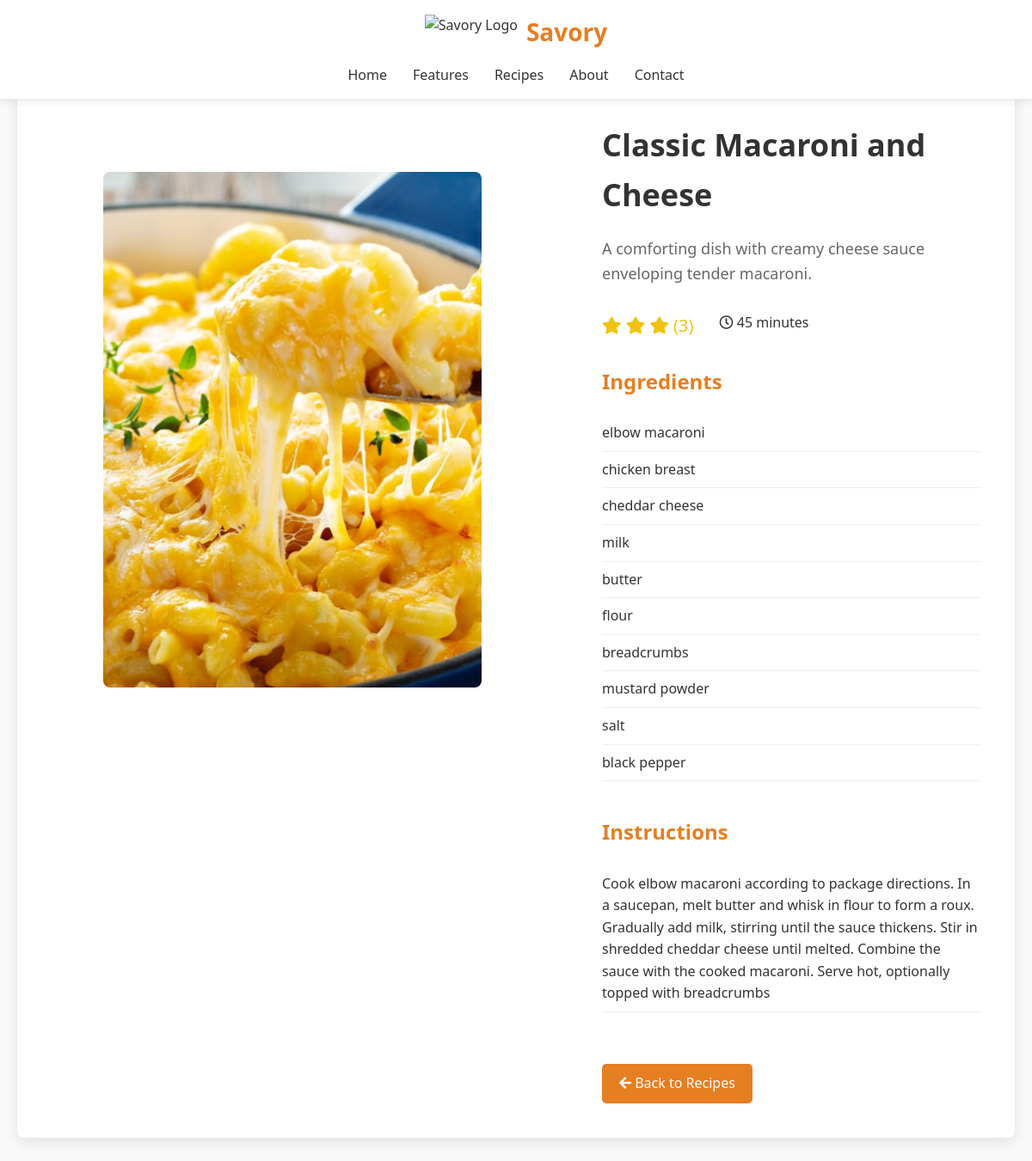
The app's page /recipeviewpage/4 with its own data.
### recipes/models.py (models this page shows, shortened)
class recipes(models.Model):
  recipes_name = models.CharField(max_length=200,null=False)
  recipes_dec = models.CharField(max_length=500,null=False)
  recipes_rating = models.IntegerField(default=0)
  recipes_image = models.ImageField(upload_to="RecipesIMG")
  recipes_inst = models.CharField(max_length=500,null=True)
  recipes_cooktime = models.IntegerField(default=0)
  recipes_ingri = models.CharField(max_length=500,null=True)

### recipes/views.py (the view)
# urls.py: path('recipeviewpage/<id>',recipeviewpage),
def recipeviewpage(request,id):
  recipe_data = recipes.objects.get(id=id)
  ingredients = recipe_data.recipes_ingri
  ingredients = ingredients.split(",")
  return render(request,"recipeviewpage.html",context={"recipe":recipe_data,"ingredients":ingredients})

### recipes/templates/recipeviewpage.html (shortened to what this page needs)
<!DOCTYPE html>
<html lang="en">
<head>
    <link rel="stylesheet" href="https://cdnjs.cloudflare.com/ajax/libs/font-awesome/5.15.3/css/all.min.css">
</head>
<body>
    <header>
        <div class="container">
            <div class="header-content">
                <div class="logo-container">
                    <img src="https://img.icons8.com/color/48/000000/meal.png" alt="Savory Logo" class="logo-img">
                    <div class="logo-text">Savory</div>
                </div>
                <div class="nav-container">
                    <ul class="nav-links">
                        <li><a href="/indexpage/">Home</a></li>
                        <li><a href="/featurespage/">Features</a></li>
                        <li><a href="/recipe2page/">Recipes</a></li>
                        <li><a href="/aboutpage/">About</a></li>
                        <li><a href="/contactpage/">Contact</a></li>
                    </ul>
                </div>
            </div>
        </div>
    </header>
    <div class="container">
        <div class="recipe-detail">
            <div class="recipe-image-column">
                <img src="/media/{{recipe.recipes_image}}"
                     alt="Fluffy Blueberry Pancakes"
                     class="recipe-hero-img">
            </div>
            <div class="recipe-content-column">
                <h1 class="recipe-title">{{recipe.recipes_name}}</h1>
                <p class="recipe-description">{{recipe.recipes_dec}}</p>
                <div class="recipe-meta">
                    <div class="rating">
                        {% for i in "12345" %}
                        {% if forloop.counter <= recipe.recipes_rating %}
                        <i class="fas fa-star"></i>
                        {% endif %}
                        {% endfor %}
                        <span> ({{recipe.recipes_rating}})</span>
                    </div>
                    <div class="prep-time">
                        <i class="far fa-clock"></i> {{recipe.recipes_cooktime}} minutes
                    </div>
                </div>
                <div class="recipe-ingredients">
                    <h2 class="section-title">Ingredients</h2>
                    <ul class="ingredients-list">
                        {% for ingredient in ingredients %}
                        <li>{{ingredient}}</li>
                        {% endfor %}
                    </ul>
                </div>
                <div class="recipe-instructions">
                    <h2 class="section-title">Instructions</h2>
                    <ol class="instructions-list">
                        <li> {{recipe.recipes_inst}} </li>
                    </ol>
                </div>
                <a href="/recipe2page/" class="btn back-btn"><i class="fas fa-arrow-left"></i> Back to Recipes</a>
            </div>
        </div>
    </div>
</body>
</html>

### recipes/templates/recipeviewpage.html (style rules this page uses)
* { margin: 0; padding: 0; box-sizing: border-box; font-family: 'Segoe UI', Tahoma, Geneva, Verdana, sans-serif; }
body { line-height: 1.6; color: #333; background-color: #f9f9f9; margin-top: 100px; }
.container { max-width: 1200px; margin: 0 auto; padding: 0 20px; }
header { background-color: #fff; box-shadow: 0 2px 10px rgba(0, 0, 0, 0.1); position: fixed; width: 100%; z-index: 100; padding: 15px 0; top: 0; }
.header-content { display: flex; flex-direction: column; align-items: center; }
.logo-container { display: flex; align-items: center; gap: 10px; margin-bottom: 15px; }
.logo-img { height: 40px; width: auto; }
.logo-text { font-size: 28px; font-weight: 700; color: #e67e22; }
.nav-container { width: 100%; }
.nav-links { display: flex; list-style: none; justify-content: center; gap: 30px; }
.nav-links a { text-decoration: none; color: #333; font-weight: 500; transition: color 0.3s; font-size: 16px; }
.btn { display: inline-block; background-color: #e67e22; color: #fff; padding: 10px 20px; border-radius: 5px; text-decoration: none; font-weight: 500; transition: background-color 0.3s; cursor: pointer; border: none; }
.recipe-detail { display: flex; background-color: #fff; border-radius: 8px; box-shadow: 0 5px 15px rgba(0, 0, 0, 0.1); overflow: hidden; margin: 40px 0; }
.recipe-image-column { flex: 1; padding: 20px; display: flex; margin: 80px; align-items: unset; justify-content: center; }
.recipe-content-column { flex: 1; padding: 40px; }
.recipe-hero-img { width: 100%; max-height: 600px; object-fit: cover; border-radius: 8px; }
.recipe-title { font-size: 36px; margin-bottom: 20px; color: #333; }
.recipe-description { font-size: 18px; color: #666; margin-bottom: 30px; }
.recipe-meta { display: flex; gap: 30px; margin-bottom: 30px; flex-wrap: wrap; }
.rating { color: #f1c40f; font-size: 20px; }
.recipe-ingredients, .recipe-instructions { margin-bottom: 40px; }
.section-title { font-size: 24px; margin-bottom: 20px; color: #e67e22; }
.ingredients-list, .instructions-list { list-style-type: none; }
.ingredients-list li, .instructions-list li { padding: 8px 0; border-bottom: 1px solid #eee; }
.back-btn { display: inline-block; margin-top: 20px; }

### records on screen
recipes: recipes_image (picture), recipes_name "Classic Macaroni and Cheese", recipes_dec "A comforting dish with creamy cheese sauce enveloping tender macaroni.", recipes_rating "3", recipes_cooktime "45", recipes_inst "Cook elbow macaroni according to package directions. In a saucepan, melt butter and whisk in flour to form a roux. Gradually add milk, stirring until the sauce thickens. Stir in shredded cheddar cheese until melted. Combine the sauce with the cooked macaroni. Serve hot, optionally topped with breadcrumbs"

### other values on screen
{{ ingredient }} "elbow macaroni" "chicken breast" "cheddar cheese" "milk" "butter" "flour" "breadcrumbs" "mustard powder" "salt" "black pepper"
